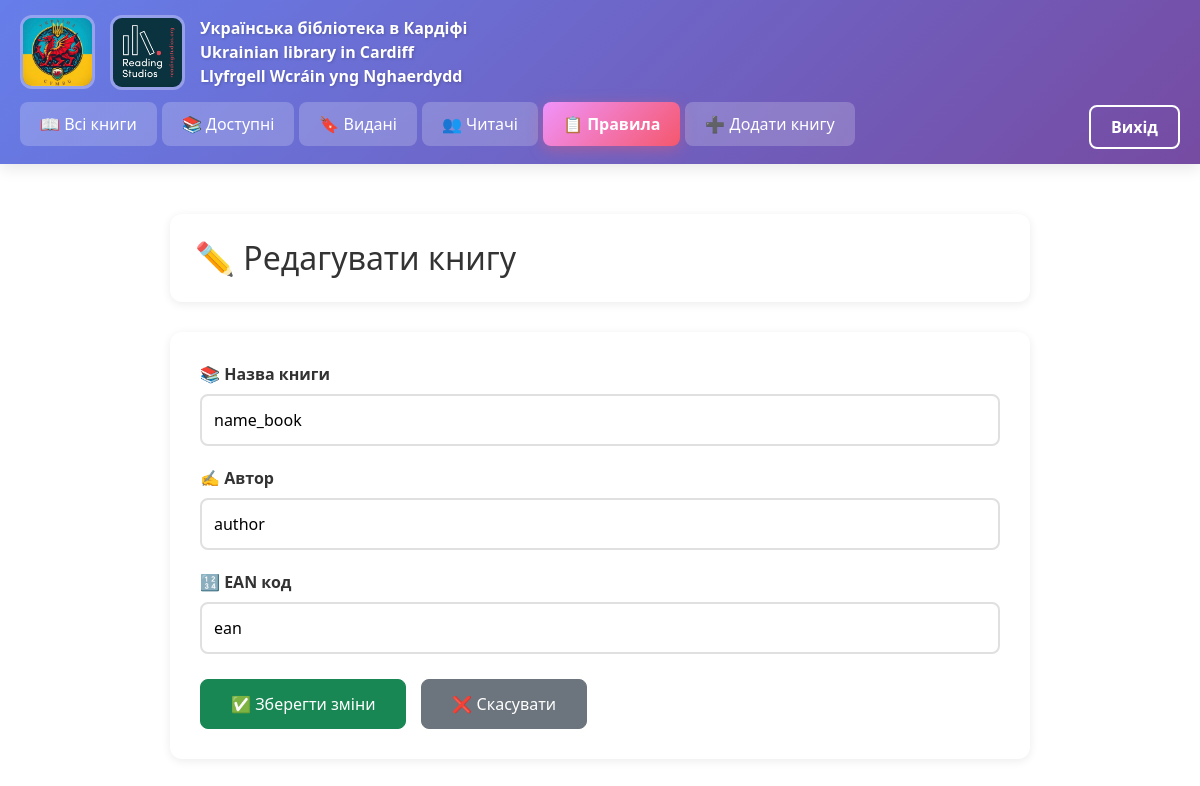
The app's page /books/1/edit (signed in), older data.
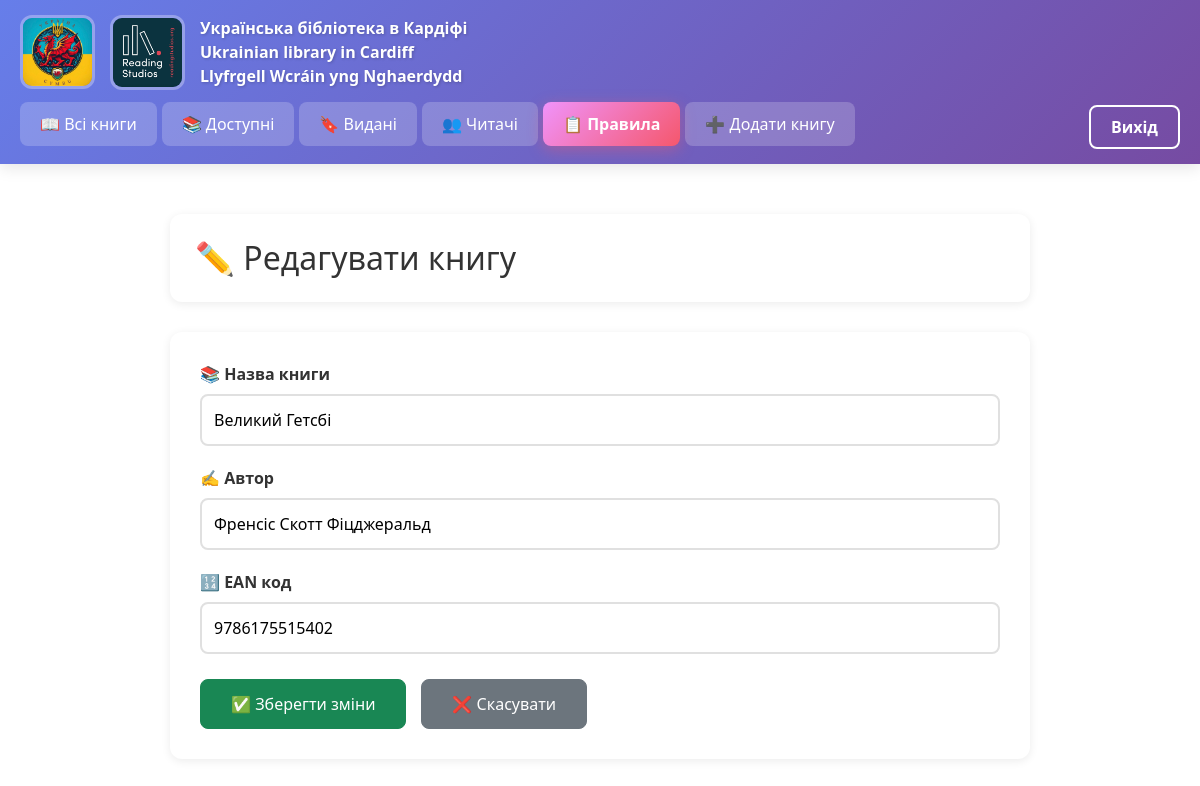
The same page, newer data.
### app.py (models this page shows)
class Book(db.Model):
    id = db.Column(db.Integer, primary_key=True)
    name_book = db.Column(db.String(100), nullable=False)
    author = db.Column(db.String(100), nullable=False)
    surname = db.Column(db.String(100), default='')
    ean = db.Column(db.Text, nullable=False)
    buyer = db.Column(db.String(100), nullable=False)
    phone = db.Column(db.String(20), nullable=False)
    stat = db.Column(db.String(20), nullable=False)
    date = db.Column(db.DateTime, default=datetime.utcnow)
    enddate = db.Column(db.DateTime, default=datetime.utcnow)
    history = db.Column(db.String(100), default='')

### app.py (the view, shortened to what this page needs)
@app.route('/books/<int:id>/edit', methods=['GET', 'POST'])
@login_required
def edit_book(id):
    book = Book.query.get_or_404(id)
    return render_template('edit_book.html', book=book)

### app.py (called while the page is built)
@login_manager.user_loader
def load_user(user_id):
    return User.query.get(int(user_id))

### templates/edit_book.html (shortened to what this page needs)
{% extends 'base.html' %}
{% block body %}
<div class="container" style="max-width: 900px; margin: 0 auto; padding: 20px;">
<div style="
        background: white;
        padding: 25px;
        border-radius: 12px;
        box-shadow: 0 2px 10px rgba(0,0,0,0.08);
        margin-bottom: 30px;
        display: flex;
        justify-content: space-between;
        align-items: center;
        flex-wrap: wrap;
        gap: 10px;
">
        <h2 style="margin: 0; color: #333;">✏️ Редагувати книгу</h2>
</div>
<form method="post" style="
        background: white;
        padding: 30px;
        border-radius: 12px;
        box-shadow: 0 2px 10px rgba(0,0,0,0.08);
        display: flex;
        flex-direction: column;
        gap: 20px;
">
        <div>
                <label style="display: block; margin-bottom: 8px; color: #333; font-weight: 600;">
                        📚 Назва книги
                </label>
                <input type="text" name="name_book"
                        value="{{ book.name_book }}"
                        required
                        style="width: 100%; padding: 12px; border: 2px solid #e0e0e0; border-radius: 8px; font-size: 1em;">
        </div>
        <div>
                <label style="display: block; margin-bottom: 8px; color: #333; font-weight: 600;">
                        ✍️ Автор
                </label>
                <input type="text" name="author"
                        value="{{ book.author }}"
                        required
                        style="width: 100%; padding: 12px; border: 2px solid #e0e0e0; border-radius: 8px; font-size: 1em;">
        </div>
        <div>
                <label style="display: block; margin-bottom: 8px; color: #333; font-weight: 600;">
                        🔢 EAN код
                </label>
                <input type="text" name="ean"
                        value="{{ book.ean }}"
                        style="width: 100%; padding: 12px; border: 2px solid #e0e0e0; border-radius: 8px; font-size: 1em;">
        </div>
        <div style="display: flex; flex-wrap: wrap; gap: 15px; align-items: center;">
                <button type="submit"
                        class="btn btn-success"
                        style="padding: 12px 30px; border-radius: 8px; font-size: 1em;">
                        ✅ Зберегти зміни
                </button>
                <a href="/books/{{ book.id }}"
                        class="btn btn-secondary"
                        style="padding: 12px 30px; border-radius: 8px; font-size: 1em; text-decoration: none;">
                        ❌ Скасувати
                </a>
        </div>
</form>
</div>
{% endblock %}

Row changes from the older to the newer data that the page shows:
changed Book: name_book "name_book" → "Великий Гетсбі"; author "author" → "Френсіс Скотт Фіцджеральд"; ean "ean" → "9786175515402"
